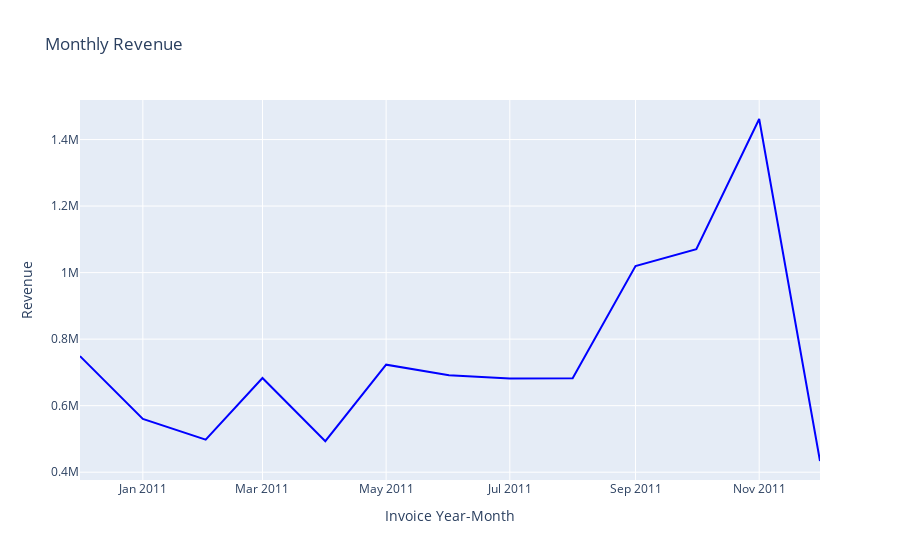

Write notebook code for a chart like this one.
### Code cell
# Assuming df_revenue is your DataFrame
plot_data = [
    go.Scatter(
        x=df_revenue['YearMonth'],
        y=df_revenue['Revenue'],
        mode='lines',
        marker=dict(color='blue'),  # Optional: Set marker color
        line=dict(width=2),         # Optional: Set line width
    )
]

plot_layout = go.Layout(
    xaxis=dict(title='Invoice Year-Month'),
    yaxis=dict(title='Revenue'),
    title='Monthly Revenue',
    showlegend=False,
)

fig = go.Figure(data=plot_data, layout=plot_layout)
pyoff.iplot(fig)

### Figure 1 — Plotly figure (JSON) as saved in the notebook; plotly's stock layout.template omitted (floating-point values rounded to 4 significant figures)
{"data": [{"line": {"width": 2}, "marker": {"color": "blue"}, "mode": "lines", "type": "scatter", "x": ["2010-12-01T00:00:00", "2011-01-01T00:00:00", "2011-02-01T00:00:00", "2011-03-01T00:00:00", "2011-04-01T00:00:00", "2011-05-01T00:00:00", "2011-06-01T00:00:00", "2011-07-01T00:00:00", "2011-08-01T00:00:00", "2011-09-01T00:00:00", "2011-10-01T00:00:00", "2011-11-01T00:00:00", "2011-12-01T00:00:00"], "y": [749000.0, 560000.0, 498100.0, 683300.0, 493200.0, 723300.0, 691100.0, 681300.0, 682700.0, 1020000.0, 1071000.0, 1462000.0, 433700.0]}], "layout": {"showlegend": false, "title": {"text": "Monthly Revenue"}, "xaxis": {"title": {"text": "Invoice Year-Month"}}, "yaxis": {"title": {"text": "Revenue"}}}}
